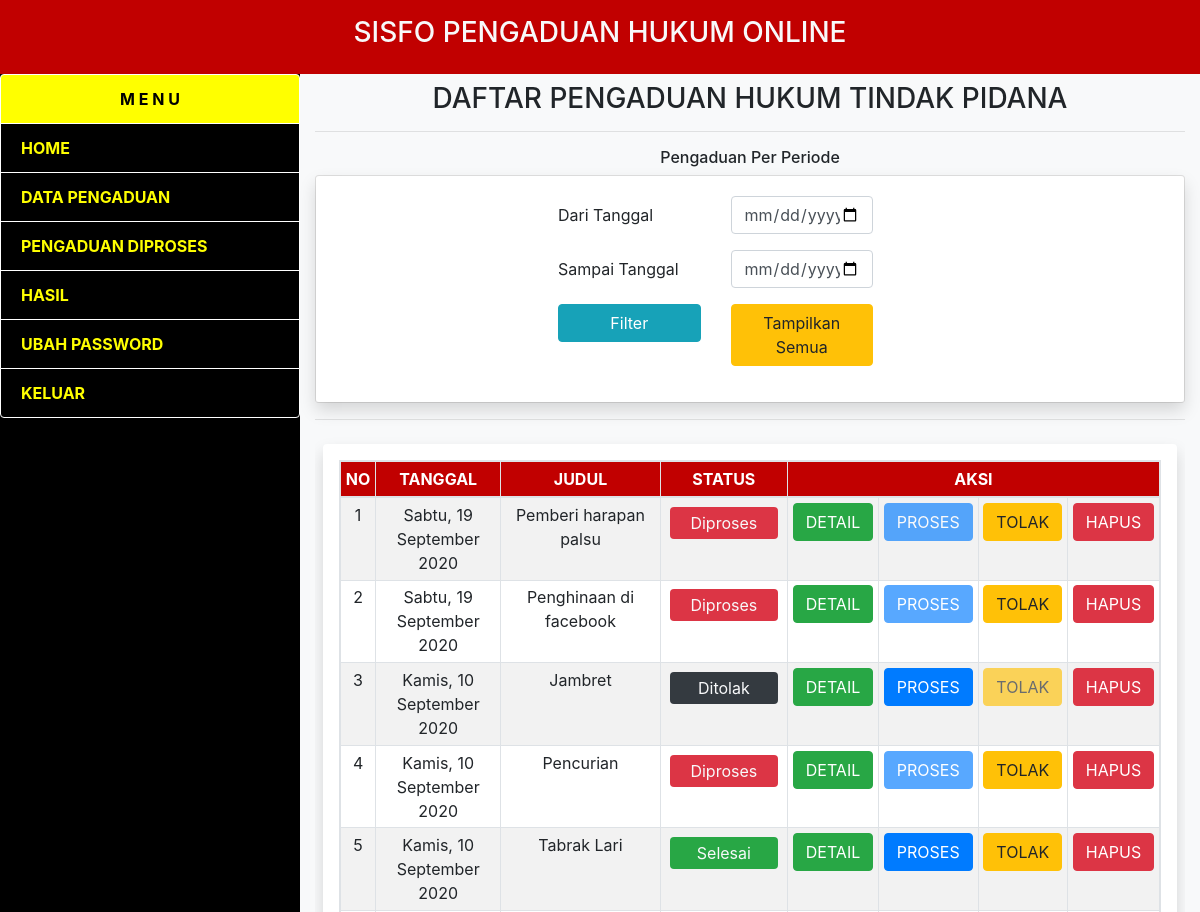
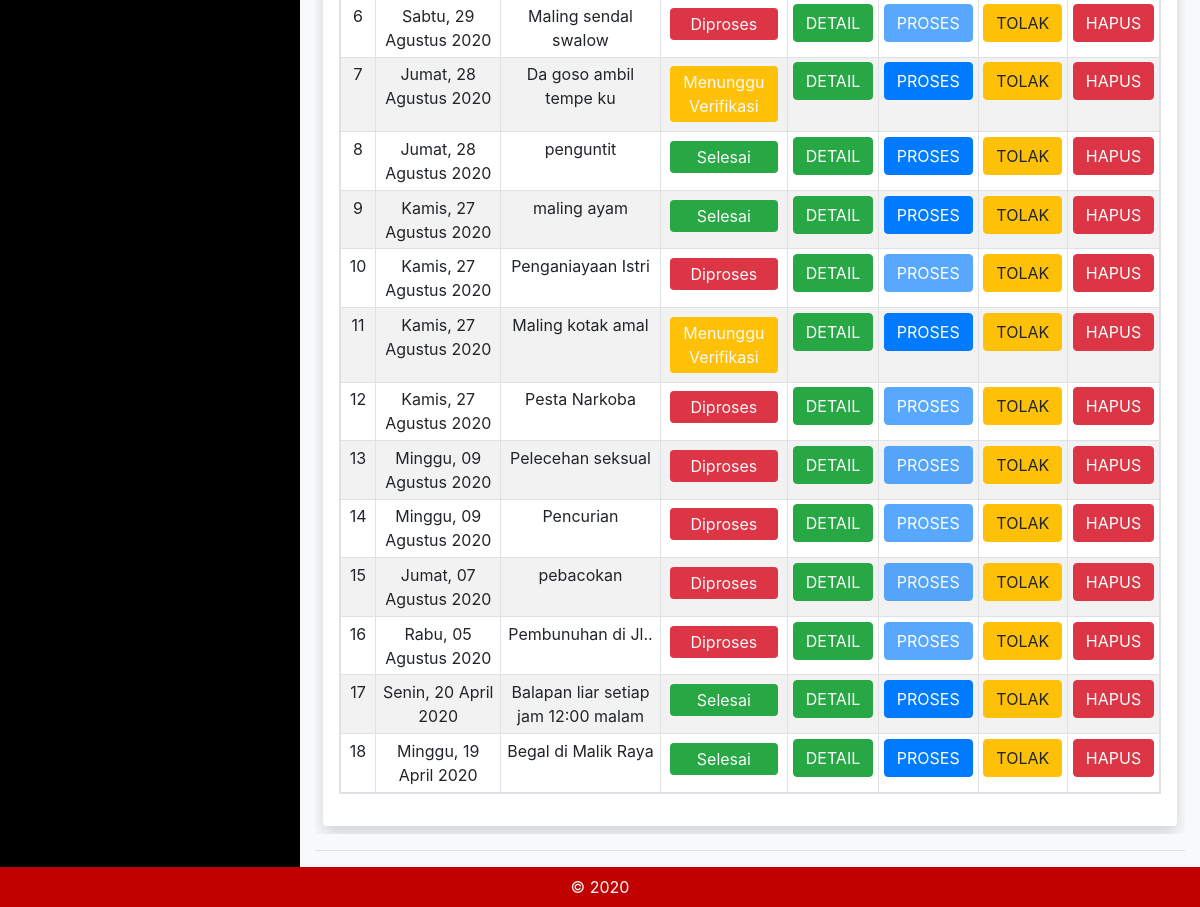
/admin/data-pengaduan.php (signed in), run on the app's committed database (2 pictures, top to bottom).
### tables this page shows
CREATE TABLE `pengaduan` (
  `id_aduan` int(11) NOT NULL,
  `id_admin` int(11) NOT NULL,
  `nama` varchar(100) NOT NULL,
  `nik` varchar(20) NOT NULL,
  `no_hp` varchar(15) NOT NULL,
  `email` varchar(100) NOT NULL,
  `tgl_aduan` date NOT NULL,
  `judul_aduan` varchar(100) NOT NULL,
  `kategori` varchar(20) NOT NULL,
  `kecamatan` varchar(50) NOT NULL,
  `kelurahan` varchar(50) NOT NULL,
  `alamat_kejadian` text NOT NULL,
  `waktu` varchar(100) NOT NULL,
  `isi` text NOT NULL,
  `berkas` varchar(1000) NOT NULL,
  `status` varchar(20) NOT NULL
);

### config/haritgl.php (called while the page is built, shortened)
<?php
	function tgl_indo($tanggal){
	$bulan = array (
		1 =>   'Januari',
		'Februari',
		'Maret',
		'April',
		'Mei',
		'Juni',
		'Juli',
		'Agustus',
		'September',
		'Oktober',
		'November',
		'Desember'
	);
	$pecahkan = explode('-', $tanggal);
	return $pecahkan[2] . ' ' . $bulan[ (int)$pecahkan[1] ] . ' ' . $pecahkan[0];
}
 ?>

### admin/data-pengaduan.php (the view, shortened to what this page needs)
<?php
    include 'header.php';
    include '../config/haritgl.php';
?>
	<h3 class="text-center">DAFTAR PENGADUAN HUKUM TINDAK PIDANA</h3>
	<hr>
	<h6 class="text-center">Pengaduan Per Periode</h6>
	<div class="card">
	    <div class="card-body shadow">
	        <form class="container form w-50 mx-auto justify-content-center" method="post" action="">
	            <div class="form-group row ">
			        <label for="dari" class="col-sm-5 col-form-label">Dari Tanggal</label>
			        <div class="col-sm-5">
			          <input type="date" class="form-control" name="dari" id="dari">
			        </div>
			      </div>
			      <div class="form-group row">
			        <label for="sampai" class="col-sm-5 col-form-label">Sampai Tanggal</label>
			        <div class="col-sm-5">
			          <input type="date" class="form-control" name="sampai" id="sampai">
			        </div>
			      </div>
			      <div class="form-group row">
			        <div for="sampai" class="col-sm-5 ">
			        	<button type="submit" name="filter" class="btn btn-info w-100">Filter</button>
			        </div>
			        <div class="col-sm-5">
			          <button type="submit" name="semua" class="btn btn-warning w-100">Tampilkan Semua</button>
			        </div>
			      </div>
	        </form>
	    </div>
	</div>
	<hr>
	<div class="row mx-auto w-auto justify-content-center bg-light ">
	<div class="table-responsive">
	<form class="bg-white rounded shadow m-2 p-3">
	<table class="table table-striped table-bordered table-responsive table-sm table-hover">
		<thead style="background: #C10000;color: white;">
		   	<tr class="text-center">
		      	<th scope="col">NO</th>
		      	<th scope="col">TANGGAL</th>
		      	<th scope="col">JUDUL</th>
		      	<th scope="col">STATUS</th>
		      	<th scope="col" colspan="4">AKSI</th>
		    </tr>
		</thead>
		<tbody>
<?php
    include_once '../config/koneksi.php';
    $no = 1;
    if(!isset($_POST['filter']) or isset($_POST['semua'])) {
    	$data = mysqli_query($koneksi,"SELECT * FROM pengaduan ORDER BY id_aduan DESC");
	}
	else {
		$dari = $_POST['dari'];
		$sampai = $_POST['sampai'];
		$data = mysqli_query($koneksi,"SELECT * FROM pengaduan WHERE tgl_aduan between
			'$dari' and '$sampai' ORDER BY id_aduan ASC");
	}
    while ($d = mysqli_fetch_array($data)) {
        $id = $d['id_aduan'];
        $tgl = tgl_indo(date('Y-m-d', strtotime($d['tgl_aduan'])));
        $judul = $d['judul_aduan'];
        $hp = $d['no_hp'];
        $status = $d['status'];
        $nama = $d['nama'];
        $proses = '';
        $tolak = '';
        if ($status == 'Diproses') {
        	$proses = 'disabled';
        }
        if ($status == 'Ditolak') {
        	$tolak = 'disabled';
        }
        $hari = date('D', strtotime($d['tgl_aduan']));
		switch($hari){
			case 'Sun':
				$hari_ini = "Minggu";
			break;
			case 'Mon':
				$hari_ini = "Senin";
			break;
			case 'Wed':
				$hari_ini = "Rabu";
			break;
			case 'Thu':
				$hari_ini = "Kamis";
			break;
			case 'Fri':
				$hari_ini = "Jumat";
			break;
			case 'Sat':
				$hari_ini = "Sabtu";
			break;
		}
	$hpp = substr($hp, 1);
	$diproses = 'Halo '.$nama.'. Pengaduan anda ('.$judul.') dengan kode : '.$id.' telah diverifikasi dan sedang dalam proses untuk ditindaklanjuti%0A~Polres Kendari';
	$ditolak = 'Halo '.$nama.'. Pengaduan anda ('.$judul.') dengan kode : '.$id.' telah ditolak. Isi data pengaduan dengan benar dan lampirkan berkas yang sesuai%0A~Polres Kendari';
	if($status == 'Menunggu Verifikasi') {
		$bg = 'bg-warning';
	}
	else if($status == 'Diproses') {
		$bg = 'bg-danger';
	}
	else if($status == 'Selesai') {
		$bg = 'bg-success';
	}
	else {
		$bg = 'bg-dark';
	}
?>
           	<tr class="text-center">
	            <td><?php echo $no++; ?></td>
	            <td><?php echo $hari_ini.', '.$tgl; ?></td>
	            <td><?php echo $judul; ?></td>
	            <td><p class="<?php echo $bg; ?> text-light text-center rounded m-1 p-1"><?php echo $status; ?></p></td>
	            <td>
	            	<a href="detail.php?id=<?php echo $id ?>" class="btn btn-success">DETAIL</a>
	            </td>
	            <td>
	            	<a onclick="window.open('https://api.whatsapp.com/send?phone=62<?php echo $hpp ?>&text=<?php echo $diproses ?>')" href="../config/proses.php?id=<?php echo $id ?>" class="btn btn-primary <?php echo $proses; ?>">PROSES</a>
	            </td>
	            <td>
	            	<a onclick="window.open('https://api.whatsapp.com/send?phone=62<?php echo $hpp ?>&text=<?php echo $ditolak ?>')" href="../config/tolak.php?id=<?php echo $id ?>" class="btn btn-warning <?php echo $tolak ?>">TOLAK</a>
	            </td>
	            <td>
	            	<a href="../config/hapus.php?id=<?php echo $id ?>" class="btn btn-danger" name="hapus" id="hapus" onclick="alert('Yakin Hapus??')">HAPUS</a>
	            </td>
	        </tr>
<?php
    }
?>
        </tbody>
	</table>
</form>
</div>
	</div><hr>
 <?php
	include 'footer.php';
 ?>

### data on the page
pengaduan: tgl_aduan "Sabtu", tgl_aduan "19 September 2020", judul_aduan "Pemberi harapan palsu", status "Diproses"
pengaduan: tgl_aduan "Sabtu", tgl_aduan "19 September 2020", judul_aduan "Penghinaan di facebook", status "Diproses"
pengaduan: tgl_aduan "Kamis", tgl_aduan "10 September 2020", judul_aduan "Jambret", status "Ditolak"
pengaduan: tgl_aduan "Kamis", tgl_aduan "10 September 2020", judul_aduan "Pencurian", status "Diproses"
pengaduan: tgl_aduan "Kamis", tgl_aduan "10 September 2020", judul_aduan "Tabrak Lari", status "Selesai"
pengaduan: tgl_aduan "Sabtu", tgl_aduan "29 Agustus 2020", judul_aduan "Maling sendal swalow", status "Diproses"
pengaduan: tgl_aduan "Jumat", tgl_aduan "28 Agustus 2020", judul_aduan "Da goso ambil tempe ku", status "Menunggu Verifikasi"
pengaduan: tgl_aduan "Jumat", tgl_aduan "28 Agustus 2020", judul_aduan "penguntit", status "Selesai"
pengaduan: tgl_aduan "Kamis", tgl_aduan "27 Agustus 2020", judul_aduan "maling ayam", status "Selesai"
pengaduan: tgl_aduan "Kamis", tgl_aduan "27 Agustus 2020", judul_aduan "Penganiayaan Istri", status "Diproses"
pengaduan: tgl_aduan "Kamis", tgl_aduan "27 Agustus 2020", judul_aduan "Maling kotak amal", status "Menunggu Verifikasi"
pengaduan: tgl_aduan "Kamis", tgl_aduan "27 Agustus 2020", judul_aduan "Pesta Narkoba", status "Diproses"
pengaduan: tgl_aduan "Minggu", tgl_aduan "09 Agustus 2020", judul_aduan "Pelecehan seksual", status "Diproses"
pengaduan: tgl_aduan "Minggu", tgl_aduan "09 Agustus 2020", judul_aduan "Pencurian", status "Diproses"
pengaduan: tgl_aduan "Jumat", tgl_aduan "07 Agustus 2020", judul_aduan "pebacokan", status "Diproses"
pengaduan: tgl_aduan "Rabu", tgl_aduan "05 Agustus 2020", judul_aduan "Pembunuhan di Jl..", status "Diproses"
pengaduan: tgl_aduan "Senin", tgl_aduan "20 April 2020", judul_aduan "Balapan liar setiap jam 12:00 malam", status "Selesai"
pengaduan: tgl_aduan "Minggu", tgl_aduan "19 April 2020", judul_aduan "Begal di Malik Raya", status "Selesai"
